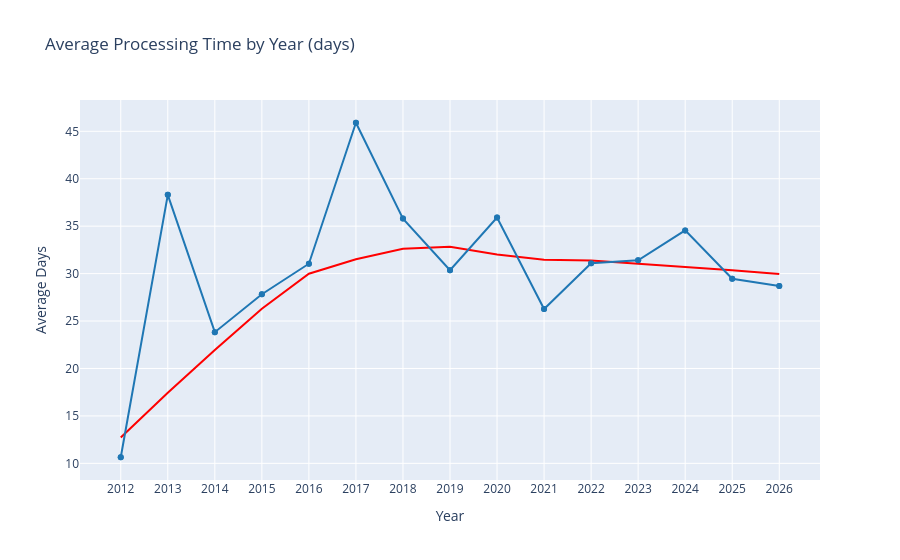

Source (notebook cell):
### Code cell
# Processing time by year
proc_by_year = df_time.groupby('year')['processing_days'].mean().reset_index()
proc_by_year.columns = ['year', 'avg_days']

fig = px.scatter(
    proc_by_year,
    x='year',
    y='avg_days',
    title='Average Processing Time by Year (days)',
    labels={'year': 'Year', 'avg_days': 'Average Days'},
    trendline='lowess',
    trendline_color_override='red'
)
fig.update_traces(marker_color='#1f77b4', selector=dict(mode='markers'))
fig.add_scatter(
    x=proc_by_year['year'],
    y=proc_by_year['avg_days'],
    mode='lines+markers',
    line_color='#1f77b4',
    marker_color='#1f77b4',
    showlegend=False
)
fig.show()

### Figure 1 — Plotly figure (JSON) as saved in the notebook; plotly's stock layout.template omitted (floating-point values rounded to 4 significant figures)
{"data": [{"hovertemplate": "Year=%{x}<br>Average Days=%{y}<extra></extra>", "legendgroup": "", "marker": {"color": "#1f77b4", "symbol": "circle"}, "mode": "markers", "name": "", "orientation": "v", "showlegend": false, "type": "scatter", "x": ["2012", "2013", "2014", "2015", "2016", "2017", "2018", "2019", "2020", "2021", "2022", "2023", "2024", "2025", "2026"], "xaxis": "x", "y": [10.64, 38.3, 23.82, 27.82, 31.04, 45.9, 35.8, 30.36, 35.91, 26.27, 31.09, 31.41, 34.56, 29.46, 28.69], "yaxis": "y"}, {"hovertemplate": "<b>LOWESS trendline</b><br><br>Year=%{x}<br>Average Days=%{y} <b>(trend)</b><extra></extra>", "legendgroup": "", "line": {"color": "red"}, "marker": {"color": "#636efa", "symbol": "circle"}, "mode": "lines", "name": "", "showlegend": false, "type": "scatter", "x": ["2012", "2013", "2014", "2015", "2016", "2017", "2018", "2019", "2020", "2021", "2022", "2023", "2024", "2025", "2026"], "xaxis": "x", "y": [12.73, 17.45, 21.95, 26.3, 29.98, 31.52, 32.61, 32.82, 32.0, 31.47, 31.37, 31.04, 30.67, 30.34, 29.95], "yaxis": "y"}, {"line": {"color": "#1f77b4"}, "marker": {"color": "#1f77b4"}, "mode": "lines+markers", "showlegend": false, "type": "scatter", "x": ["2012", "2013", "2014", "2015", "2016", "2017", "2018", "2019", "2020", "2021", "2022", "2023", "2024", "2025", "2026"], "y": [10.64, 38.3, 23.82, 27.82, 31.04, 45.9, 35.8, 30.36, 35.91, 26.27, 31.09, 31.41, 34.56, 29.46, 28.69]}], "layout": {"legend": {"tracegroupgap": 0}, "title": {"text": "Average Processing Time by Year (days)"}, "xaxis": {"anchor": "y", "domain": [0, 1], "title": {"text": "Year"}}, "yaxis": {"anchor": "x", "domain": [0, 1], "title": {"text": "Average Days"}}}}
